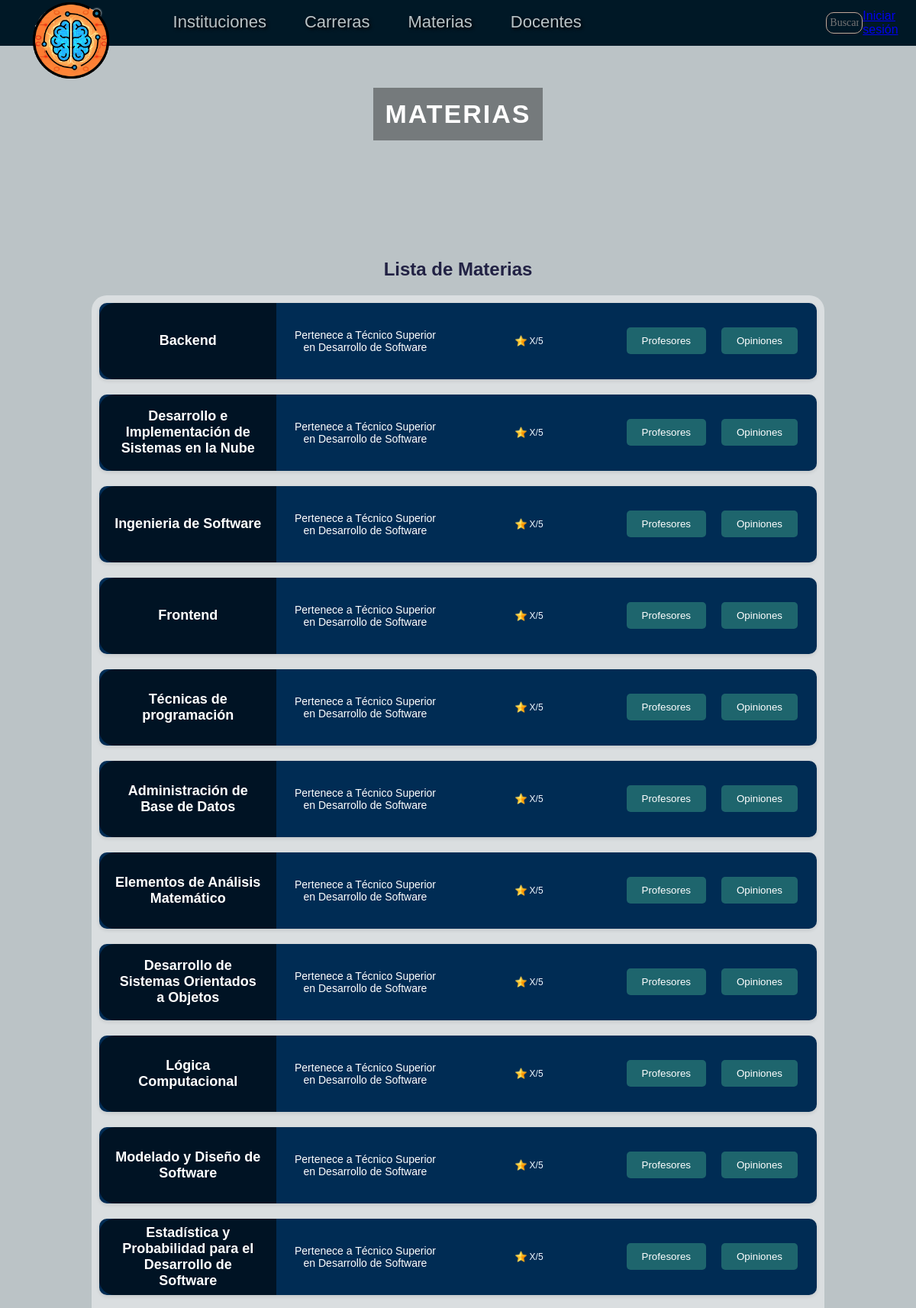
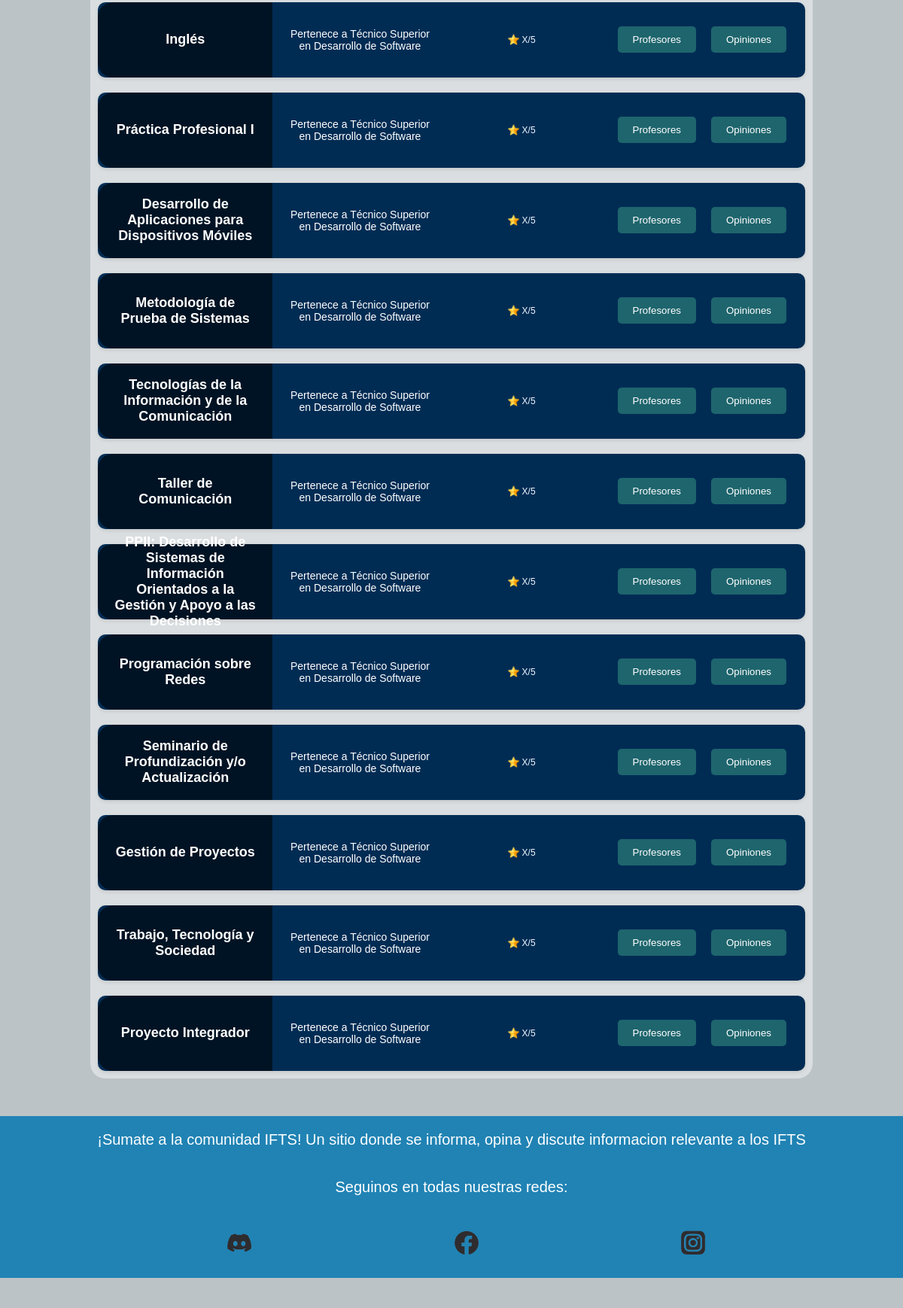
/materia/lista/, run on the app's committed database (2 pictures, top to bottom).
### apps/materia/models.py (models this page shows, shortened)
class Materia(models.Model):
    nombre = models.CharField(max_length=150, blank=True, null=True, default=None)
    carrera = models.ForeignKey('carrera.Carrera', on_delete=models.CASCADE, related_name='materia_carrera', default=None)

### apps/carrera/models.py (models this page shows)
class Carrera(models.Model):
    nombre = models.CharField(default="Técnico Superior", max_length=150, blank=True, null=True)
    duracion = models.PositiveIntegerField(default=None)
    institucion = models.ForeignKey('institucion.Institucion', on_delete=models.CASCADE, related_name='carreras_institucion', default=None)
    img_perfil = models.ImageField(upload_to='carrera_uploads/', default='Carreras/Carreras-Perfil.jpeg' , blank=True, null=True)
    def __str__(self):
        return self.nombre

### apps/materia/views.py (the view)
# urls.py: path("lista/", MateriaListView.as_view(), name="lista_materias"),
class MateriaListView(ListView):
    model = Materia
    template_name = "lista_materia.html"
    context_object_name = "materias"
    def get_queryset(self):
        carrera_id = self.kwargs.get('carrera_id')
        if carrera_id:
            return Materia.objects.filter(carrera_id=carrera_id)
        return Materia.objects.all()

### apps/materia/templates/lista_materia.html (shortened to what this page needs)
{% extends "template_base.html" %}
{% load static %}
{% block extra_head %}
    <link rel="stylesheet" href="{% static 'css/lista_materias.css' %}">
{% endblock %}
{% block content %}
<div class="tituloPrincipalMaterias">MATERIAS</div>
    <section class="SeccionIfts">
        <h1>Lista de Materias</h1>
        <div class="ifts">
        {% for materia in materias %}
            <div>
                <div class="tarjetaIfts">
                    <h2>{{ materia.nombre }}</h2>
                    <p>Pertenece a {{materia.carrera}} </p>
                    <div class="puntaje">
                        <img src="{% static 'imagenes/Iconos/estrella.png' %}" alt="">
                        <div>
                            <p class="Qualification">X/5</p>
                        </div>
                    </div>
                    <div class="divBotonesTarjeta">
                        <a href="{% url 'profesores_materia' materia_id=materia.id %}"><button id="btnIftsProfesores">Profesores</button></a>
                        <a href="{% url 'opiniones_por_entidad' model_name='materia' entity_id=materia.id %}"><button id="btnIftsOpiniones">Opiniones</button></a>
                    </div>
                </div>
            </div>
        {% endfor %}
        </div>
    </section>
{% endblock %}

### static/css/template_base.css (style rules this page uses)
body,html { display: flex; flex-direction: column; justify-content: center; min-height: 100vh; margin: 0; color: #224; background-color: #bbc3c6; font-family: Verdana, Geneva, Tahoma, sans-serif ; }
html { box-sizing: border-box; -webkit-font-smoothing: antialiased; }
* { box-sizing: inherit; }
*:before, *:after { box-sizing: inherit; }

### static/css/lista_materias.css (style rules this page uses)
.tituloPrincipalMaterias { font-size: 34px; color: #ffffff; transform: translateY(-135px); font-weight:600; background-color: #00000060; padding: 15px; letter-spacing: 2px; }
.SeccionIfts { display: flex; flex-direction: column; text-align: center; align-items: center; width: 100%; }
.ifts { width: 80%; display: flex; flex-direction: column; border-radius: 20px; text-align: center; background-color: rgba(255, 255, 255, 0.45); justify-content: center; overflow-y: auto; overflow-x: hidden; }
.tarjetaIfts { display: flex; flex-direction: row; justify-content: space-evenly; align-items: center; margin: 10px; border-radius: 10px; box-shadow: 0 2px 5px rgba(0, 0, 0, 0.1); background-color: #002c54; }
.tarjetaIfts h2 { display: flex; justify-content: center; align-items: center; margin: 0; font-size: 18px; font-weight: bold; width: 100%; height: 100px; padding: 20px; color: #ffffff; background-color: #00000091; border-radius: 20px 0 0 20px; }
.tarjetaIfts p { margin: 5px 0; font-size: 14px; color: #ffffff; width: 100%; padding: 20px; }
.puntaje { height: 50px; width: 100%; display: flex; justify-content: center; align-items: center; }
.puntaje img { width: 15px; height: 15px; }
.puntaje p { font-size: 12px; color: aliceblue; padding: 4px; }
.divBotonesTarjeta { padding: 15px; display: flex; flex-direction: row; }
#btnIftsOpiniones, #btnIftsProfesores { background-color: #1e656d; color: white; padding: 10px 20px; border: none; border-radius: 5px; cursor: pointer; margin: 10px; transition: background-color 0.3s ease; }

### data on the page
Materia: nombre "Backend", carrera "Técnico Superior en Desarrollo de Software"
Materia: nombre "Desarrollo e Implementación de Sistemas en la Nube", carrera "Técnico Superior en Desarrollo de Software"
Materia: nombre "Ingenieria de Software", carrera "Técnico Superior en Desarrollo de Software"
Materia: nombre "Frontend", carrera "Técnico Superior en Desarrollo de Software"
Materia: nombre "Técnicas de programación", carrera "Técnico Superior en Desarrollo de Software"
Materia: nombre "Administración de Base de Datos", carrera "Técnico Superior en Desarrollo de Software"
Materia: nombre "Elementos de Análisis Matemático", carrera "Técnico Superior en Desarrollo de Software"
Materia: nombre "Desarrollo de Sistemas Orientados a Objetos", carrera "Técnico Superior en Desarrollo de Software"
Materia: nombre "Lógica Computacional", carrera "Técnico Superior en Desarrollo de Software"
Materia: nombre "Modelado y Diseño de Software", carrera "Técnico Superior en Desarrollo de Software"
Materia: nombre "Estadística y Probabilidad para el Desarrollo de Software", carrera "Técnico Superior en Desarrollo de Software"
Materia: nombre "Inglés", carrera "Técnico Superior en Desarrollo de Software"
Materia: nombre "Práctica Profesional I", carrera "Técnico Superior en Desarrollo de Software"
Materia: nombre "Desarrollo de Aplicaciones para Dispositivos Móviles", carrera "Técnico Superior en Desarrollo de Software"
Materia: nombre "Metodología de Prueba de Sistemas", carrera "Técnico Superior en Desarrollo de Software"
Materia: nombre "Tecnologías de la Información y de la Comunicación", carrera "Técnico Superior en Desarrollo de Software"
Materia: nombre "Taller de Comunicación", carrera "Técnico Superior en Desarrollo de Software"
Materia: nombre "PPII: Desarrollo de Sistemas de Información Orientados a la Gestión y Apoyo a las Decisiones", carrera "Técnico Superior en Desarrollo de Software"
Materia: nombre "Programación sobre Redes", carrera "Técnico Superior en Desarrollo de Software"
Materia: nombre "Seminario de Profundización y/o Actualización", carrera "Técnico Superior en Desarrollo de Software"
Materia: nombre "Gestión de Proyectos", carrera "Técnico Superior en Desarrollo de Software"
Materia: nombre "Trabajo, Tecnología y Sociedad", carrera "Técnico Superior en Desarrollo de Software"
Materia: nombre "Proyecto Integrador", carrera "Técnico Superior en Desarrollo de Software"
